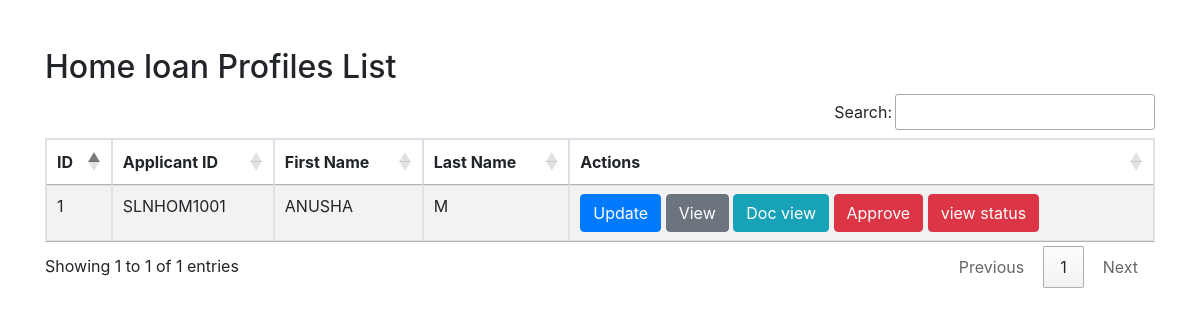
The page /pl/home/profiles/ on the database its author committed.
### ravi/models.py (models this page shows, shortened)
class CustomerProfile(models.Model):
    LOAN_TYPE_CHOICES = [('HL', 'HL'), ('HLBT', 'HLBT')]
    INCOME_SOURCE_CHOICES = [('Job', 'Job'), ('Business', 'Business')]
    GENDER_CHOICES = [('Male', 'Male'), ('Female', 'Female'), ('Other', 'Other')]
    COMPANY_TYPE_CHOICES = [
        ('Private', 'Private'),
        ('Public', 'Public'),
        ('Government', 'Government'),
        ('Other', 'Other'),
    ]
    BUSINESS_TYPE_CHOICES = [
        ('Retail', 'Retail'),
        ('Manufacturing', 'Manufacturing'),
        ('Services', 'Services'),
        ('Other', 'Other'),
    ]
    MARITAL_STATUS_CHOICES = [
        ('Single', 'Single'),
        ('Married', 'Married'),
        ('Divorced', 'Divorced'),
        ('Widowed', 'Widowed'),
    ]
    loan_type = models.CharField(max_length=10, choices=LOAN_TYPE_CHOICES)
    first_name = models.CharField(max_length=100, validators=[validate_only_letters])
    last_name = models.CharField(max_length=100, validators=[validate_only_letters])
    gender = models.CharField(max_length=10, choices=GENDER_CHOICES)
    date_of_birth = models.DateField(validators=[validate_date])
    mobile_number = models.CharField(max_length=10, validators=[validate_mobile_number])
    pan_card_number = models.CharField(max_length=10, validators=[validate_pan])
    aadhar_card_number = models.CharField(max_length=12, validators=[validate_aadhar_number])
    marital_status = models.CharField(max_length=10, choices=MARITAL_STATUS_CHOICES)
    email_id = models.EmailField(validators=[validate_email])
    current_address = models.TextField()
    current_address_pincode = models.CharField(max_length=6, validators=[validate_pincode])
    aadhar_address = models.TextField()
    aadhar_pincode = models.CharField(max_length=6, validators=[validate_pincode])
    running_emis_per_month = models.CharField(max_length=10, validators=[validate_amount])
    income_source = models.CharField(max_length=10, choices=INCOME_SOURCE_CHOICES)
    net_salary_per_month = models.CharField(max_length=10, blank=True, null=True, validators=[validate_amount])
    company_name = models.CharField(max_length=100, blank=True, null=True, validators=[validate_only_letters])
    company_type = models.CharField(max_length=50, choices=COMPANY_TYPE_CHOICES, blank=True, null=True)
    job_joining_date = models.DateField(blank=True, null=True,)
    job_location = models.CharField(max_length=100, blank=True, null=True)
    total_job_experience = models.IntegerField(blank=True, null=True)
    work_email = models.EmailField(blank=True, null=True)
    office_address_pincode = models.CharField(max_length=6, blank=True, null=True, validators=[validate_pincode])
    net_income_per_month = models.CharField(max_length=10, blank=True, null=True, validators=[validate_amount])
    business_name = models.CharField(max_length=100, blank=True, null=True, validators=[validate_only_letters])
    business_type = models.CharField(max_length=50, choices=BUSINESS_TYPE_CHOICES, blank=True, null=True)
    business_establishment_date = models.DateField(blank=True, null=True)
    gst_certificate = models.BooleanField(default=False)
    gst_number = models.CharField(max_length=15, blank=True, null=True , validators=[validate_gst_number])
    mother_name = models.CharField(max_length=100,validators=[validate_only_letters])
    father_name = models.CharField(max_length=100, validators=[validate_only_letters])
    nature_of_business = models.CharField(max_length=100, blank=True, null=True)
    turnover_per_year = models.CharField(max_length=10, blank=True, null=True, validators=[validate_amount])
    business_address_pincode = models.CharField(max_length=6, blank=True, null=True, validators=[validate_pincode])
    house_plot_purchase_value = models.CharField(max_length=10, blank=True, null=True, validators=[validate_amount])
    required_loan_amount = models.CharField(max_length=10, blank=True, null=True, validators=[validate_amount])
    existing_loan = models.BooleanField(default=False)
    existing_loan_bank_nbfc_name = models.CharField(max_length=100, blank=True, null=True)
    existing_loan_amount = models.CharField(max_length=10, blank=True, null=True, validators=[validate_amount])
    ref1_person_name = models.CharField(max_length=200, blank=True, null=True, validators=[validate_only_letters])
    ref2_person_name = models.CharField(max_length=200, blank=True, null=True, validators=[validate_only_letters])
    ref1_mobile_number = models.CharField(max_length=10, blank=True, null=True, validators=[validate_mobile_number])
    ref2_mobile_number = models.CharField(max_length=200, blank=True, null=True ,validators=[validate_mobile_number])
    coapplicant_first_name = models.CharField(max_length=100, default='', validators=[validate_only_letters])
    coapplicant_last_name = models.CharField(max_length=100, default='', validators=[validate_only_letters])
    coapplicant_gender = models.CharField(max_length=10, choices=GENDER_CHOICES, default='Other')
    coapplicant_age = models.IntegerField(default='', validators=[validate_age])
    coapplicant_relationship = models.CharField(max_length=50, default='')
    coapplicant_mobile_number = models.CharField(max_length=10, default='', validators=[validate_mobile_number])
    coapplicant_email_id = models.EmailField(validators=[validate_email])
    coapplicant_occupation = models.CharField(max_length=100, default='', validators=[validate_only_letters])
    coapplicant_net_income_per_month = models.CharField(max_length=10, default='', validators=[validate_amount])
    random_number = models.CharField(max_length=10, blank=True, null=True)

### ravi/views.py (the view)
# urls.py: path('home/profiles/', views.customer_profile_list_view, name='customer_profile_list'),
def customer_profile_list_view(request):
    customer_profiles = CustomerProfile.objects.all()
    return render(request, 'admin/customer_profile_list.html', {'customer_profiles': customer_profiles})

### ravi/templates/admin/customer_profile_list.html (shortened to what this page needs)
<!DOCTYPE html>
{% load static %}
<html lang="en">
<head>
    <link rel="stylesheet" href="https://maxcdn.bootstrapcdn.com/bootstrap/4.0.0/css/bootstrap.min.css">
    <link rel="stylesheet" href="https://cdn.datatables.net/1.13.7/css/jquery.dataTables.min.css">
    <link rel="stylesheet" href="https://cdn.datatables.net/buttons/2.4.2/css/buttons.dataTables.min.css">
    <link rel="stylesheet" href="https://cdn.datatables.net/responsive/2.4.0/css/responsive.dataTables.min.css">
</head>
<body>
    <div class="container mt-5">
        <h2>Home loan Profiles List</h2>
        <table id="example" class="table table-bordered table-striped">
            <thead>
                <tr>
                    <th>ID</th>
                    <th>Applicant ID</th>
                    <th>First Name</th>
                    <th>Last Name</th>
                    <th>Actions</th>
                </tr>
            </thead>
            <tbody>
                {% for profile in customer_profiles %}
                <tr>
                    <td>{{ profile.id }}</td>
                    <td>{{ profile.random_number }}</td>
                    <td>{{ profile.first_name }}</td>
                    <td>{{ profile.last_name }}</td>
                    <td>
                        <a href="{% url 'update_customer_profile' profile.id %}" class="btn btn-primary">Update</a>
                        <a href="{% url 'view_customer_profile' profile.id %}" class="btn btn-secondary">View</a>
                        <a href="{% url 'view_applicant_document' profile.id %}" class="btn btn-info">Doc view</a>
                        <a href="{% url 'applyhome' profile.id %}" class="btn btn-danger">Approve</a>
                        <a href="{% url 'update_home_verify' profile.id %}" class="btn btn-danger">view status</a>
                    </td>
                </tr>
                {% endfor %}
            </tbody>
        </table>
    </div>
</body>
</html>

### rows shown on the page
CustomerProfile: id "1", random_number "SLNHOM1001", first_name "ANUSHA", last_name "M"
